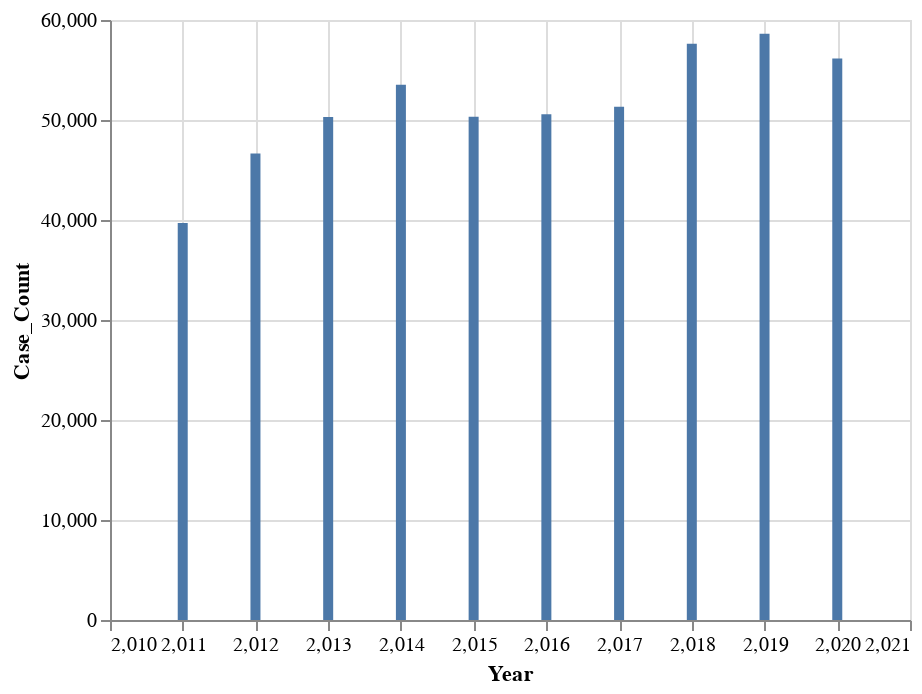

Source (notebook cell):
### Markdown cell above
#### Visualize

### Code cell
alt.Chart(annual_cases).mark_bar().encode(
    x='Year',
    y='Case_Count'
)

### Figure 1 — Vega-Lite specification as saved in the notebook (floating-point values rounded to 4 significant figures)
{"config": {"view": {"continuousWidth": 400, "continuousHeight": 300}}, "data": {"name": "data-a96584fdec8abad03707298d5bc2ccf7"}, "mark": "bar", "encoding": {"x": {"field": "Year", "type": "quantitative"}, "y": {"field": "Case_Count", "type": "quantitative"}}, "$schema": "https://vega.github.io/schema/vega-lite/v4.17.0.json", "datasets": {"data-a96584fdec8abad03707298d5bc2ccf7": [{"Year": 2011, "Case_Count": 39708}, {"Year": 2012, "Case_Count": 46643}, {"Year": 2013, "Case_Count": 50309}, {"Year": 2014, "Case_Count": 53531}, {"Year": 2015, "Case_Count": 50334}, {"Year": 2016, "Case_Count": 50573}, {"Year": 2017, "Case_Count": 51325}, {"Year": 2018, "Case_Count": 57636}, {"Year": 2019, "Case_Count": 58633}, {"Year": 2020, "Case_Count": 56145}]}}
